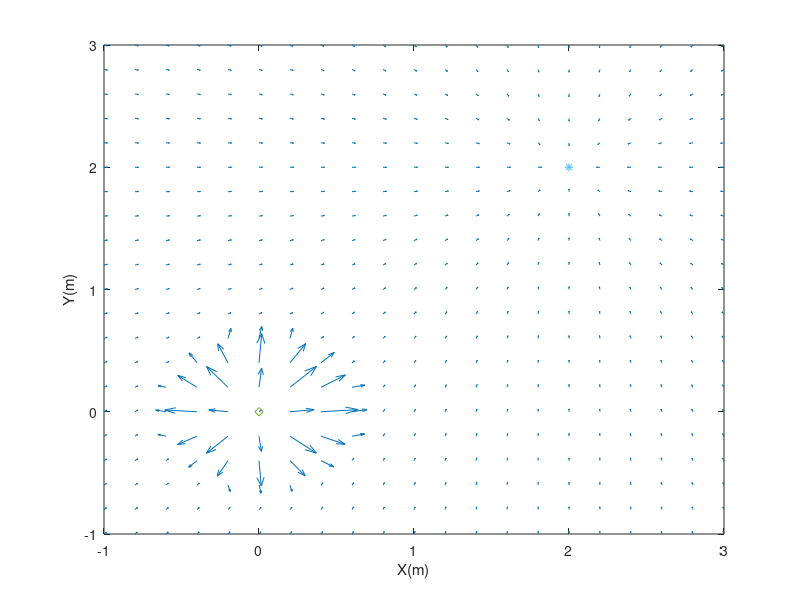
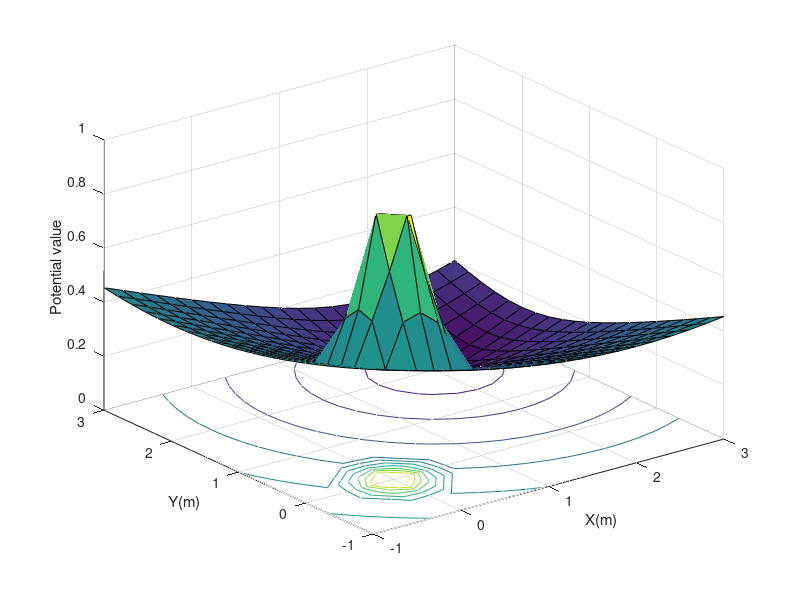

These charts were generated, in order, by the following MATLAB code:
function PotentialField_PointGraph

    R = 0.5; % obstacle_effect_r

    obs = [0 0]; 
    goal = [2 2];
    
    [X,Y] = meshgrid(-1:0.2:3);

    a_scale = 100;
    attr = a_scale.*sqrt((X-goal(1)).^2+(Y-goal(2)).^2); % attr_potential
    
    r_scale = 100;
    di2o = sqrt((X-obs(1)).^2+(Y-obs(2)).^2);
    di2o(di2o>R) = 1;
    repu = r_scale./di2o;
    repu(repu>500) = 500;
    total = attr + repu;
%   
    [u,v] = gradient(total);

    figure
    quiver(X,Y,-u,-v);
    hold on;
    plot(obs(1,1), obs(1,2),'d');
    plot(goal(1,1), goal(1,2),'*');
    xlabel('X(m)');
    ylabel('Y(m)');
    normA = total - min(total(:));
    Z = normA ./ max(normA(:)); % *
    figure;
    surfc(X,Y,Z);
    xlabel('X(m)');
    ylabel('Y(m)');
    zlabel('Potential value');
end
